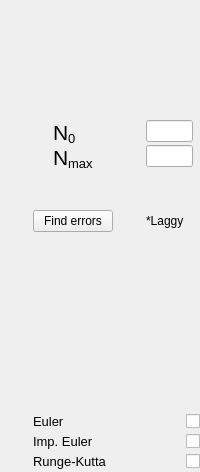
      <widget class="QWidget" name="tab_2">
       <attribute name="title">
        <string>Total error graph</string>
       </attribute>
       <layout class="QHBoxLayout" name="horizontalLayout_3">
        <property name="spacing">
         <number>0</number>
        </property>
        <property name="leftMargin">
         <number>0</number>
        </property>
        <property name="topMargin">
         <number>0</number>
        </property>
        <property name="rightMargin">
         <number>0</number>
        </property>
        <property name="bottomMargin">
         <number>0</number>
        </property>
        <item>
         <layout class="QVBoxLayout" name="verticalLayout_3">
          <item>
           <layout class="QHBoxLayout" name="horizontalLayout_4">
            <item>
             <widget class="QCustomPlot" name="Tot_plot" native="true">
              <property name="sizePolicy">
               <sizepolicy hsizetype="MinimumExpanding" vsizetype="MinimumExpanding">
                <horstretch>0</horstretch>
                <verstretch>0</verstretch>
               </sizepolicy>
              </property>
             </widget>
            </item>
            <item>
             <layout class="QFormLayout" name="formLayout_3">
              <property name="labelAlignment">
               <set>Qt::AlignLeading|Qt::AlignLeft|Qt::AlignTop</set>
              </property>
              <property name="formAlignment">
               <set>Qt::AlignRight|Qt::AlignTop|Qt::AlignTrailing</set>
              </property>
              <item row="0" column="0">
               <spacer name="verticalSpacer_10">
                <property name="orientation">
                 <enum>Qt::Vertical</enum>
                </property>
                <property name="sizeType">
                 <enum>QSizePolicy::Maximum</enum>
                </property>
                <property name="sizeHint" stdset="0">
                 <size>
                  <width>20</width>
                  <height>120</height>
                 </size>
                </property>
               </spacer>
              </item>
              <item row="0" column="1">
               <spacer name="verticalSpacer_9">
                <property name="orientation">
                 <enum>Qt::Vertical</enum>
                </property>
                <property name="sizeType">
                 <enum>QSizePolicy::MinimumExpanding</enum>
                </property>
                <property name="sizeHint" stdset="0">
                 <size>
                  <width>20</width>
                  <height>120</height>
                 </size>
                </property>
               </spacer>
              </item>
              <item row="1" column="0">
               <widget class="QLabel" name="label_N0">
                <property name="text">
                 <string>&lt;html&gt;&lt;head/&gt;&lt;body&gt;&lt;p&gt;&lt;span style=&quot; font-size:16pt;&quot;&gt;N&lt;/span&gt;&lt;span style=&quot; font-size:16pt; vertical-align:sub;&quot;&gt;0&lt;/span&gt;&lt;/p&gt;&lt;/body&gt;&lt;/html&gt;</string>
                </property>
                <property name="textFormat">
                 <enum>Qt::RichText</enum>
                </property>
                <property name="alignment">
                 <set>Qt::AlignLeading|Qt::AlignLeft|Qt::AlignVCenter</set>
                </property>
                <property name="margin">
                 <number>-1</number>
                </property>
                <property name="indent">
                 <number>20</number>
                </property>
               </widget>
              </item>
              <item row="1" column="1">
               <widget class="QLineEdit" name="N0">
                <property name="sizePolicy">
                 <sizepolicy hsizetype="Fixed" vsizetype="Fixed">
                  <horstretch>0</horstretch>
                  <verstretch>0</verstretch>
                 </sizepolicy>
                </property>
                <property name="maximumSize">
                 <size>
                  <width>47</width>
                  <height>16777215</height>
                 </size>
                </property>
                <property name="maxLength">
                 <number>4</number>
                </property>
                <property name="alignment">
                 <set>Qt::AlignLeading|Qt::AlignLeft|Qt::AlignVCenter</set>
                </property>
               </widget>
              </item>
              <item row="2" column="0">
               <widget class="QLabel" name="label_Nmax">
                <property name="text">
                 <string>&lt;html&gt;&lt;head/&gt;&lt;body&gt;&lt;p&gt;&lt;span style=&quot; font-size:16pt;&quot;&gt;N&lt;/span&gt;&lt;span style=&quot; font-size:16pt; vertical-align:sub;&quot;&gt;max&lt;/span&gt;&lt;/p&gt;&lt;/body&gt;&lt;/html&gt;</string>
                </property>
                <property name="alignment">
                 <set>Qt::AlignLeading|Qt::AlignLeft|Qt::AlignVCenter</set>
                </property>
                <property name="margin">
                 <number>-1</number>
                </property>
                <property name="indent">
                 <number>20</number>
                </property>
               </widget>
              </item>
              <item row="2" column="1">
               <widget class="QLineEdit" name="Nmax">
                <property name="sizePolicy">
                 <sizepolicy hsizetype="Fixed" vsizetype="Fixed">
                  <horstretch>0</horstretch>
                  <verstretch>0</verstretch>
                 </sizepolicy>
                </property>
                <property name="maximumSize">
                 <size>
                  <width>47</width>
                  <height>16777215</height>
                 </size>
                </property>
                <property name="maxLength">
                 <number>4</number>
                </property>
               </widget>
              </item>
              <item row="5" column="0">
               <spacer name="verticalSpacer_7">
                <property name="orientation">
                 <enum>Qt::Vertical</enum>
                </property>
                <property name="sizeType">
                 <enum>QSizePolicy::Fixed</enum>
                </property>
                <property name="sizeHint" stdset="0">
                 <size>
                  <width>113</width>
                  <height>180</height>
                 </size>
                </property>
               </spacer>
              </item>
              <item row="5" column="1">
               <spacer name="verticalSpacer_8">
                <property name="orientation">
                 <enum>Qt::Vertical</enum>
                </property>
                <property name="sizeType">
                 <enum>QSizePolicy::Fixed</enum>
                </property>
                <property name="sizeHint" stdset="0">
                 <size>
                  <width>20</width>
                  <height>180</height>
                 </size>
                </property>
               </spacer>
              </item>
              <item row="6" column="0">
               <widget class="QLabel" name="label_5">
                <property name="text">
                 <string>&lt;html&gt;&lt;head/&gt;&lt;body&gt;&lt;p&gt;&lt;span style=&quot; font-size:10pt;&quot;&gt;Euler&lt;/span&gt;&lt;/p&gt;&lt;/body&gt;&lt;/html&gt;</string>
                </property>
               </widget>
              </item>
              <item row="6" column="1">
               <layout class="QHBoxLayout" name="horizontalLayout">
                <property name="sizeConstraint">
                 <enum>QLayout::SetDefaultConstraint</enum>
                </property>
                <item>
                 <spacer name="horizontalSpacer_2">
                  <property name="orientation">
                   <enum>Qt::Horizontal</enum>
                  </property>
                  <property name="sizeType">
                   <enum>QSizePolicy::Fixed</enum>
                  </property>
                  <property name="sizeHint" stdset="0">
                   <size>
                    <width>40</width>
                    <height>20</height>
                   </size>
                  </property>
                 </spacer>
                </item>
                <item>
                 <widget class="QCheckBox" name="checkBox">
                  <property name="sizePolicy">
                   <sizepolicy hsizetype="Fixed" vsizetype="Fixed">
                    <horstretch>0</horstretch>
                    <verstretch>0</verstretch>
                   </sizepolicy>
                  </property>
                  <property name="maximumSize">
                   <size>
                    <width>20</width>
                    <height>16777215</height>
                   </size>
                  </property>
                  <property name="text">
                   <string/>
                  </property>
                 </widget>
                </item>
               </layout>
              </item>
              <item row="7" column="0">
               <widget class="QLabel" name="label_11">
                <property name="text">
                 <string>&lt;html&gt;&lt;head/&gt;&lt;body&gt;&lt;p&gt;&lt;span style=&quot; font-size:10pt;&quot;&gt;Imp. Euler&lt;/span&gt;&lt;/p&gt;&lt;/body&gt;&lt;/html&gt;</string>
                </property>
               </widget>
              </item>
              <item row="7" column="1">
               <layout class="QHBoxLayout" name="horizontalLayout_11">
                <property name="sizeConstraint">
                 <enum>QLayout::SetDefaultConstraint</enum>
                </property>
                <item>
                 <spacer name="horizontalSpacer_5">
                  <property name="orientation">
                   <enum>Qt::Horizontal</enum>
                  </property>
                  <property name="sizeType">
                   <enum>QSizePolicy::Fixed</enum>
                  </property>
                  <property name="sizeHint" stdset="0">
                   <size>
                    <width>40</width>
                    <height>20</height>
                   </size>
                  </property>
                 </spacer>
                </item>
                <item>
                 <widget class="QCheckBox" name="checkBox_2">
                  <property name="sizePolicy">
                   <sizepolicy hsizetype="Fixed" vsizetype="Fixed">
                    <horstretch>0</horstretch>
                    <verstretch>0</verstretch>
                   </sizepolicy>
                  </property>
                  <property name="maximumSize">
                   <size>
                    <width>20</width>
                    <height>16777215</height>
                   </size>
                  </property>
                  <property name="text">
                   <string/>
                  </property>
                 </widget>
                </item>
               </layout>
              </item>
              <item row="8" column="0">
               <widget class="QLabel" name="label_12">
                <property name="text">
                 <string>&lt;html&gt;&lt;head/&gt;&lt;body&gt;&lt;p&gt;&lt;span style=&quot; font-size:10pt;&quot;&gt;Runge-Kutta&lt;/span&gt;&lt;/p&gt;&lt;/body&gt;&lt;/html&gt;</string>
                </property>
               </widget>
              </item>
              <item row="8" column="1">
               <layout class="QHBoxLayout" name="horizontalLayout_12">
                <property name="sizeConstraint">
                 <enum>QLayout::SetDefaultConstraint</enum>
                </property>
                <item>
                 <spacer name="horizontalSpacer_6">
                  <property name="orientation">
                   <enum>Qt::Horizontal</enum>
                  </property>
                  <property name="sizeType">
                   <enum>QSizePolicy::Fixed</enum>
                  </property>
                  <property name="sizeHint" stdset="0">
                   <size>
                    <width>40</width>
                    <height>20</height>
                   </size>
                  </property>
                 </spacer>
                </item>
                <item>
                 <widget class="QCheckBox" name="checkBox_3">
                  <property name="sizePolicy">
                   <sizepolicy hsizetype="Fixed" vsizetype="Fixed">
                    <horstretch>0</horstretch>
                    <verstretch>0</verstretch>
                   </sizepolicy>
                  </property>
                  <property name="maximumSize">
                   <size>
                    <width>20</width>
                    <height>16777215</height>
                   </size>
                  </property>
                  <property name="text">
                   <string/>
                  </property>
                 </widget>
                </item>
               </layout>
              </item>
              <item row="4" column="0">
               <widget class="QPushButton" name="FIND">
                <property name="text">
                 <string>Find errors</string>
                </property>
               </widget>
              </item>
              <item row="3" column="0">
               <spacer name="verticalSpacer_13">
                <property name="orientation">
                 <enum>Qt::Vertical</enum>
                </property>
                <property name="sizeHint" stdset="0">
                 <size>
                  <width>20</width>
                  <height>40</height>
                 </size>
                </property>
               </spacer>
              </item>
              <item row="3" column="1">
               <spacer name="verticalSpacer_14">
                <property name="orientation">
                 <enum>Qt::Vertical</enum>
                </property>
                <property name="sizeHint" stdset="0">
                 <size>
                  <width>20</width>
                  <height>40</height>
                 </size>
                </property>
               </spacer>
              </item>
              <item row="4" column="1">
               <widget class="QLabel" name="label">
                <property name="text">
                 <string>*Laggy</string>
                </property>
               </widget>
              </item>
             </layout>
            </item>
           </layout>
          </item>
         </layout>
        </item>
       </layout>
      </widget>
